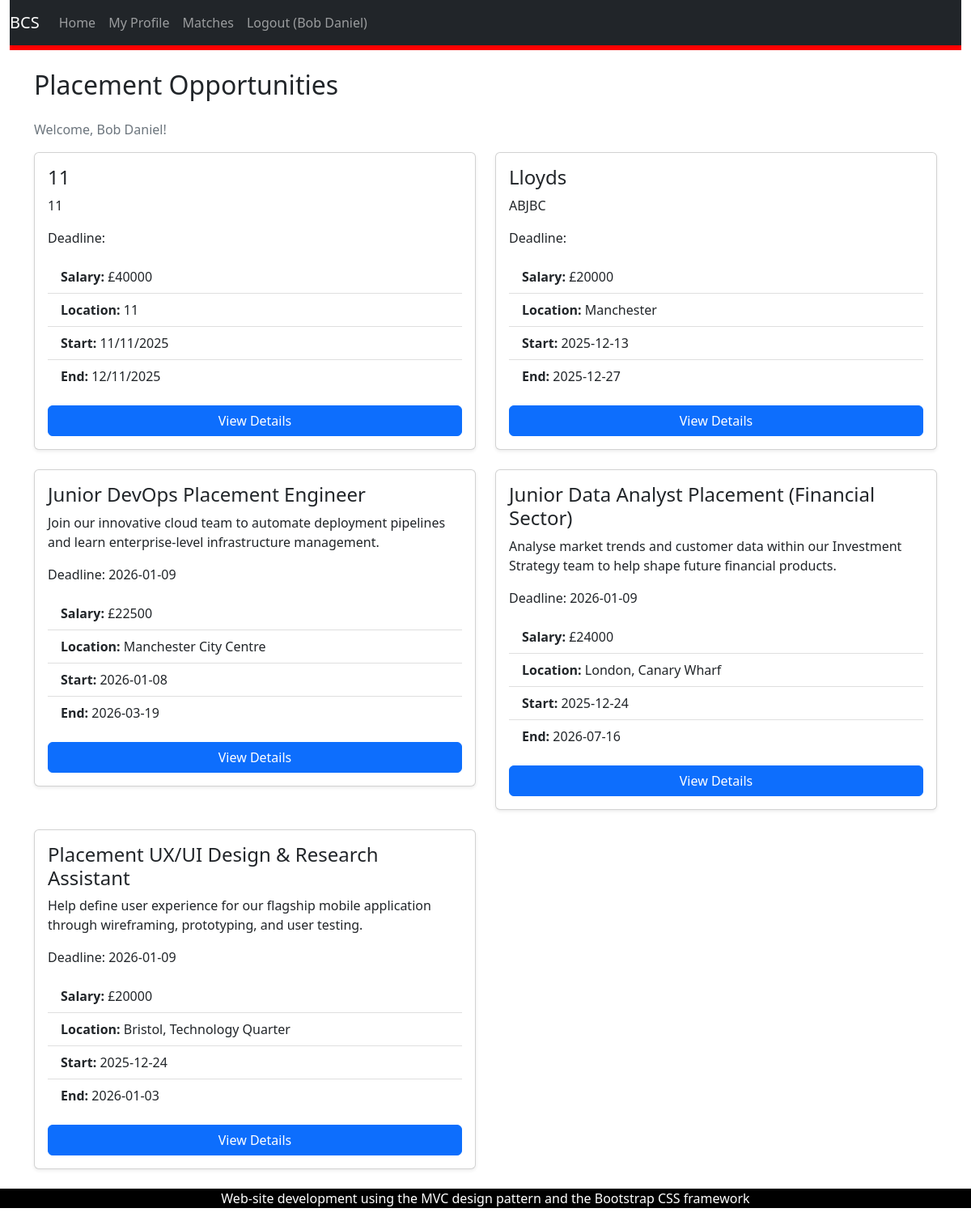
/studentMatches.php (signed in), run on the app's committed database.
### tables this page shows
CREATE TABLE "placement_opportunity"
(
    placement_ID  INTEGER
        primary key autoincrement,
    employer_ID   INTEGER
        references users,
    title         TEXT not null,
    description   TEXT not null,
    salary        INT,
    location      TEXT not null,
    start_date    DATE not null,
    end_date      DATE not null,
    status        TEXT,
    deadline      DATE,
    date_posted   DATE default NULL,
    about_company TEXT,
    what_we_offer TEXT
);

### studentMatches.php (called while the page is built, shortened)
<?php
require_once('Models/PlacementsDataSet.php');
$placementsDataSet = new PlacementsDataSet();
$placements = $placementsDataSet->fetchAllPosts();
require_once("Views/studentListings.phtml");

### Models/Database.php (called while the page is built, shortened)
<?php
class Database {
    protected static $_dbInstance = null;
    protected $_dbHandle;
    public static function getInstance() {
        if(self::$_dbInstance === null) {
            self::$_dbInstance = new self();
        }
        return self::$_dbInstance;
    }
    private function __construct() {
        try {
            $this->_dbHandle = new PDO("sqlite:identifier.sqlite");
        }
        catch (PDOException $e) {
            echo $e->getMessage();
        }
    }
    public function getdbConnection() {
        return $this->_dbHandle;
    }
}

### Models/PlacementsDataSet.php (called while the page is built, shortened)
<?php
require_once('Database.php');
require_once('PlacementsData.php');
class PlacementsDataSet {
    protected $_dbHandle, $_dbInstance;
    public function __construct() {
        $this->_dbInstance = Database::getInstance();
        $this->_dbHandle = $this->_dbInstance->getdbConnection();
    }
    public function fetchAllPosts() {
        $sqlQuery = 'SELECT * FROM placement_opportunity;';
        $statement = $this->_dbHandle->prepare($sqlQuery);
        $statement->execute();
        $dataSet = [];
        while ($row = $statement->fetch()) {
            $dataSet[] = new PlacementsData($row);
        }
        return $dataSet;
    }
}

### Models/PlacementsData.php (called while the page is built, shortened)
<?php
class PlacementsData {
    protected $placement_id, $employer_id, $title, $description,$salary, $location, $start_date, $end_date, $status, $deadline, $date_posted, $about_company, $what_we_offer;
    public function __construct($dbRow) {
        $this->placement_id = $dbRow['placement_ID'];
        $this->title = $dbRow['title'];
        $this->description = $dbRow['description'];
        $this->salary = $dbRow['salary'];
        $this->location = $dbRow['location'];
        $this->start_date = $dbRow['start_date'];
        $this->end_date = $dbRow['end_date'];
        $this->deadline = $dbRow['deadline'] ?? null;
    }
    public function getPlacementID() {
        return $this->placement_id;
    }
    public function getTitle() {
        return $this->title;
    }
    public function getDescription() {
        return $this->description;
    }
    public function getSalary() {
        return $this->salary;
    }
    public function getLocation() {
        return $this->location;
    }
    public function getStartDate() {
        return $this->start_date;
    }
    public function getEndDate() {
        return $this->end_date;
    }
    public function getDeadline() {
        return $this->deadline;
    }
}

### Views/studentListings.phtml (the view)
<?php require('template/header.phtml'); ?>
    <div class="container mt-4">
        <h2 class="mb-4">Placement Opportunities</h2>
        <p class="text-muted">Welcome, <?= $_SESSION['name']; ?>!</p>
        <div class="row">
            <?php foreach ($placements as $placement) { ?>
                <div class="col-md-6 mb-4">
                    <div class="card shadow-sm">
                        <div class="card-body">
                            <h4 class="card-title"><?= $placement->getTitle(); ?></h4>
                            <p class="card-text"><?= $placement->getDescription(); ?></p>
                            <div class="w3-panel w3-red">
                                <p>Deadline: <?php echo $placement->getDeadline(); ?></p>
                            </div>
                            <ul class="list-group list-group-flush mb-3">
                                <li class="list-group-item"><strong>Salary:</strong> £<?= $placement->getSalary(); ?></li>
                                <li class="list-group-item"><strong>Location:</strong> <?= $placement->getLocation(); ?></li>
                                <li class="list-group-item"><strong>Start:</strong> <?= $placement->getStartDate(); ?></li>
                                <li class="list-group-item"><strong>End:</strong> <?= $placement->getEndDate(); ?></li>
                            </ul>
                            <form action="view_details.php" method="POST">
                                <button type="submit" class="btn btn-primary w-100" name ="view" value="<?php echo $placement->getPlacementID() ?>">
                                    View Details
                                </button>
                            </form>
                        </div>
                    </div>
                </div>
            <?php } ?>
        </div>
    </div>
    </div>
<?php require('template/footer.phtml'); ?>

### Views/template/header.phtml (shortened to what this page needs)
<?php
$is_logged_in = $_SESSION['logged_in'] ?? false;
$user_role = $_SESSION['role'] ?? '';
?>
<!DOCTYPE html>
<html lang="en">
<head>
    <link href="https://cdn.jsdelivr.net/npm/bootstrap@5.2.0/dist/css/bootstrap.min.css" rel="stylesheet">
    <link href="/css/my-style.css" rel="stylesheet">
</head>
<body role=""document">
<div class="container-fluid">
    <nav class="navbar navbar-expand-lg navbar-dark bg-dark">
        <a class="navbar-brand" href="index.php"> BCS</a>
        <div class="collapse navbar-collapse" id="navbarNav">
            <ul class="navbar-nav me-auto">
                <li class="nav-item">
                    <a class="nav-link" href="index.php">Home</a>
                </li>
                <?php if ($is_logged_in && $user_role === 'student'): ?>
                    <li class="nav-item">
                        <a class="nav-link" href="student_profile.php">My Profile</a>
                    </li>
                    <li class="nav-item">
                        <a class="nav-link" href="studentMatches.php">Matches</a>
                    </li>
                <?php endif; ?>
                <?php if ($is_logged_in): ?>
                    <li class="nav-item">
                        <a class="nav-link" href="logout.php">Logout (<?php echo $_SESSION['name']; ?>)</a>
                    </li>
                <?php else: ?>
                    <li class="nav-item">
                        <a class="nav-link" href="login.php">Login</a>
                    </li>
                <?php endif; ?>
            </ul>
        </div>
    </nav>
    <main id="content" class="col-12">

### Views/template/footer.phtml (shortened to what this page needs)
    <footer class-"row">
        <div id="footer" class="col-xs-12">
            <p>Web-site development using the MVC design pattern and the Bootstrap CSS framework</p>
        </div>
    </footer>
</body>
</html>

### css/my-style.css (style rules this page uses)
#content { background-color: #fff; border-top: solid 6px #f00; }
#footer { margin_top: 20px; text-align: center; background-color: #000; color: #fff; }

### data on the page
placement_opportunity: title "11", description "11", salary "40000", location "11", start_date "11/11/2025", end_date "12/11/2025", $placement->getPlacementID() 2 (drawn)
placement_opportunity: title "Lloyds", description "ABJBC", salary "20000", location "Manchester", start_date "2025-12-13", end_date "2025-12-27", $placement->getPlacementID() 4 (drawn)
placement_opportunity: title "Junior DevOps Placement Engineer", description "Join our innovative cloud team to automate deployment pipelines and learn enterprise-level infrastructure management.", deadline "2026-01-09", salary "22500", location "Manchester City Centre", start_date "2026-01-08", end_date "2026-03-19", $placement->getPlacementID() 5 (drawn)
placement_opportunity: title "Junior Data Analyst Placement (Financial Sector)", description "Analyse market trends and customer data within our Investment Strategy team to help shape future financial products.", deadline "2026-01-09", salary "24000", location "London, Canary Wharf", start_date "2025-12-24", end_date "2026-07-16", $placement->getPlacementID() 6 (drawn)
placement_opportunity: title "Placement UX/UI Design & Research Assistant", description "Help define user experience for our flagship mobile application through wireframing, prototyping, and user testing.", deadline "2026-01-09", salary "20000", location "Bristol, Technology Quarter", start_date "2025-12-24", end_date "2026-01-03", $placement->getPlacementID() 7 (drawn)

### other printed values
$_SESSION['name'] "Bob Daniel"
